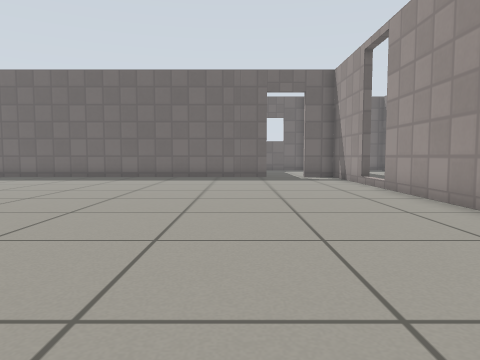
view 1 (above)

23 first-person views from a walk through a robot-simulator world made for Gazebo. The camera is 0.5 m above the floor, tilts 4° down and sees 70° across. The floor is counted in squares, 0.5 m on a side. Each view is taken from the middle of a square. On the plan, view 1 faces up. The plan holds only what a view shows up to about 13 squares ahead; the rest is blank. Simple patterns stand in for the simulator's built-in surfaces.

view 2
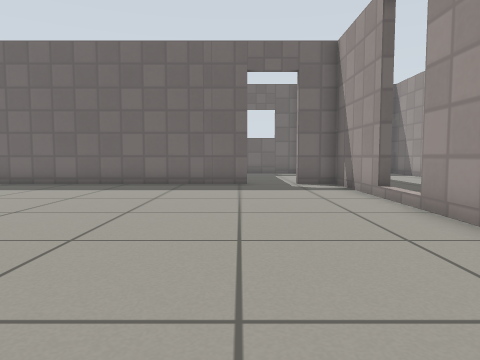

view 3
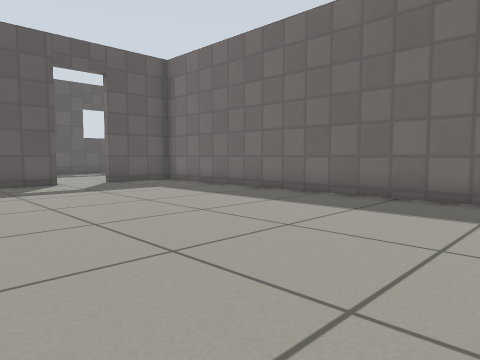

view 4
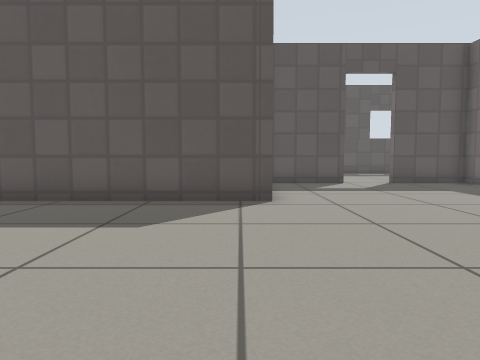

view 5
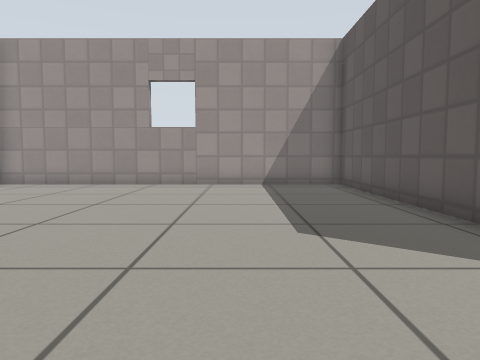

view 6
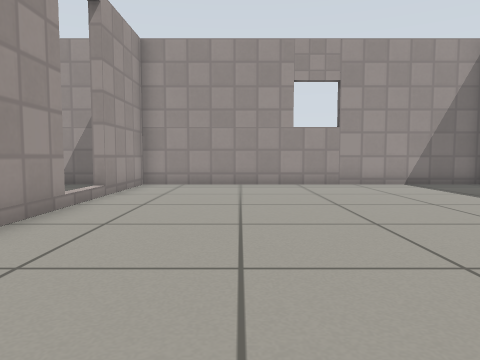

view 7
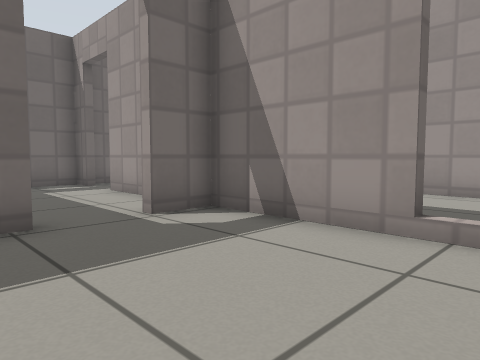

view 8
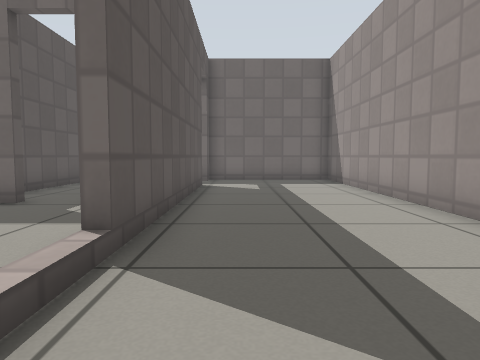

view 9
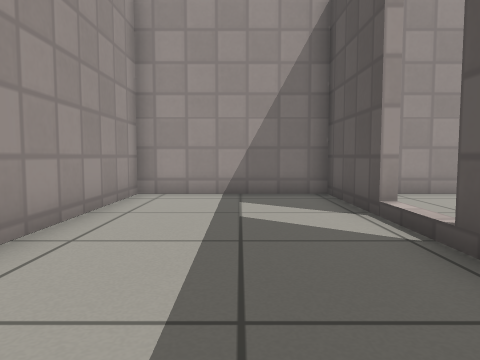

view 10
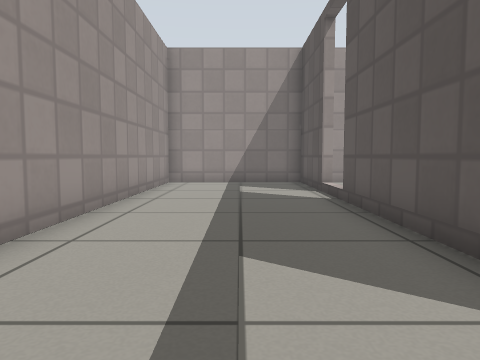

view 11
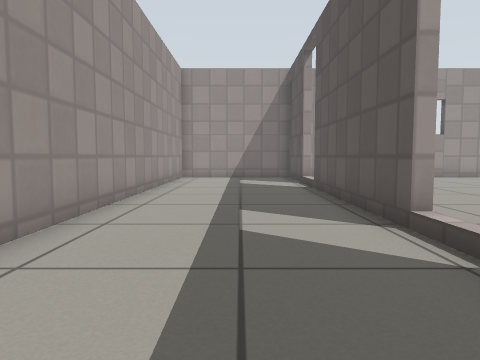

view 12
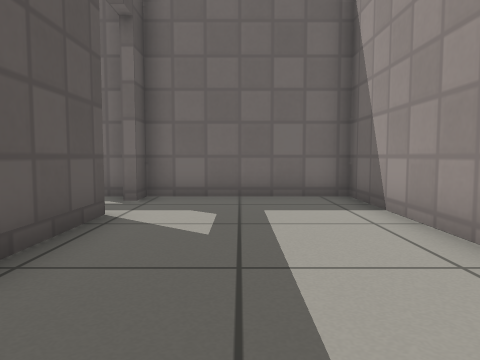

view 13
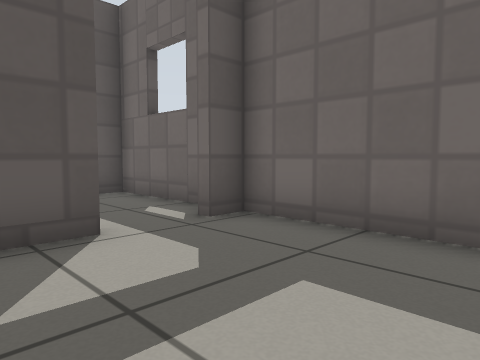

view 14
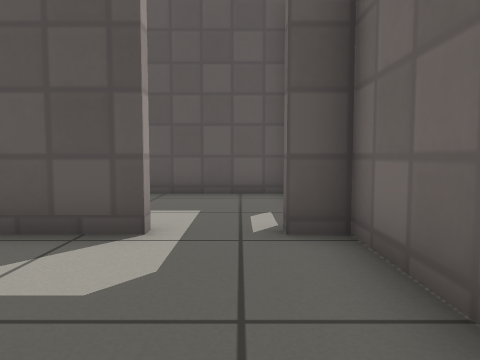

view 15
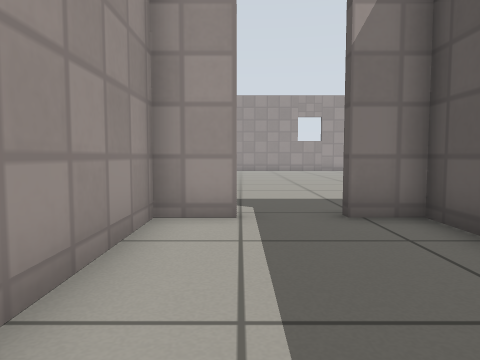

view 16
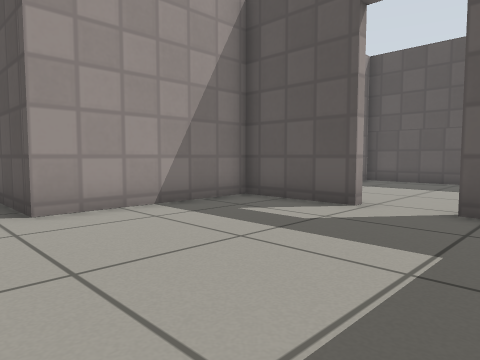

view 17
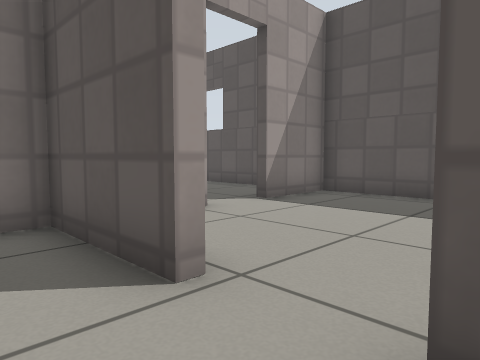

view 18
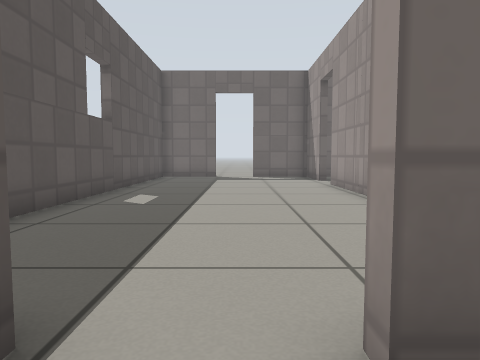

view 19
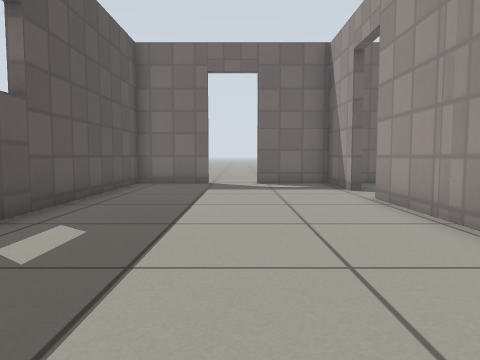

view 20
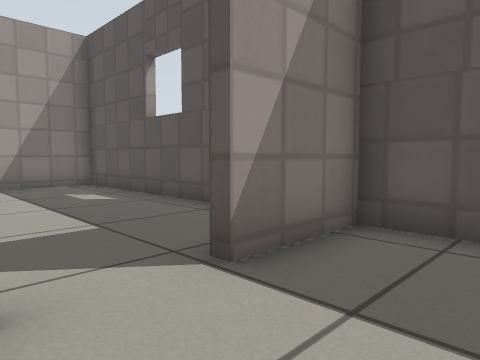

view 21
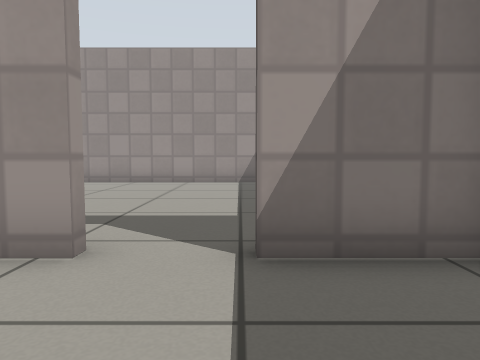

view 22
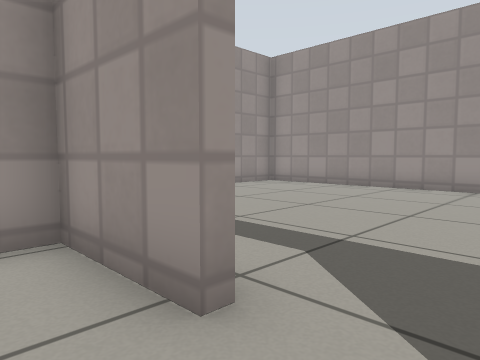

view 23
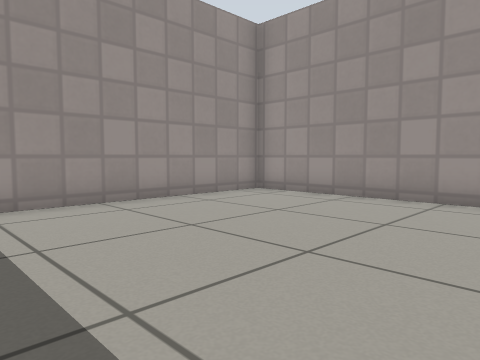

### Floor plan
Points are (right, up) in squares from view 1. A wall is a line through its corners. A room is listed if a view was taken in it or the views show most of it. See-through windows are left out.
Room 1 (views 1, 2, 3, 4, 5, 6, 7, 16, 17)
walls: (4.4, 4.4) (4.4, 10.5); (4.4, 12.4) (4.4, 16.2) (3.1, 16.2); (1.3, 16.2) (-12.5, 16.2) (-12.5, 13.6); (-12.5, 11.9) (-12.5, 8.7) (-7.5, 8.7) (-7.5, -1) (4.4, -1) (4.4, 2.5)
ways out: opening at (4.5, 3.5) to room 2; opening at (4.5, 11.5) to room 2; open door at (2.5, 16) to room 3; open door at (-13, 12.5) to room 5
Room 2 (views 8, 9, 10, 11, 12, 13, 14)
walls: (4.7, 10.5) (4.7, 4.4); (4.7, 2.5) (4.7, -1) (9.7, -1) (9.7, 23.4) (4.7, 23.4); (4.7, 20.9) (4.7, 12.4)
ways out: opening at (4.5, 3.5) to room 1; opening at (4.5, 11.5) to room 1; open door at (4.7, 21.7) to room 3
Room 3 (view 15)
walls: (3.1, 16.5) (4.4, 16.5) (4.4, 20.9); (4.4, 23.4) (0, 23.4) (0, 16.5) (1.3, 16.5)
ways out: open door at (2.5, 16) to room 1; open door at (4.7, 21.7) to room 2
Room 4 (views 18, 23)
walls: (-19.7, 6.1) (-19.7, -1) (-7.8, -1) (-7.8, 5.8)
low walls: (-14.9, 8.4) (-15.4, 8.4)
ways out: open door at (-16.3, 8.7) to room 5
Room 5 (views 19, 20, 21, 22)
walls: (-12.8, 15.5) (-12.8, 19.1); (-12.8, 20.9) (-12.8, 23.4) (-15.4, 23.4); (-17.1, 23.4) (-19.7, 23.4) (-19.7, 8.7) (-17.1, 8.7); (-15.4, 8.7) (-12.8, 8.7)
ways out: open door at (-13, 12.5) to room 1; open door at (-16.3, 8.7) to room 4; open door at (-16.3, 23.7); open door at (-13, 19.5)

Positions as (right, up) in squares from view 1, and headings:
1: (0, 0), facing up
2: (1, 4), facing up
3: (0, 8), facing up-left
4: (0, 8), facing left
5: (-4, 11), facing down
6: (1, 11), facing down
7: (0, 11), facing up-right
8: (6, 9), facing up
9: (7, 8), facing down
10: (7, 12), facing down
11: (7, 15), facing down
12: (7, 15), facing up
13: (9, 19), facing up-left
14: (9, 22), facing left
15: (3, 22), facing down
16: (-6, 15), facing down-left
17: (-11, 14), facing down-left
18: (-16, 7), facing up
19: (-16, 11), facing up
20: (-15, 11), facing down-left
21: (-17, 12), facing down
22: (-17, 10), facing down-right
23: (-15, 7), facing down-right
